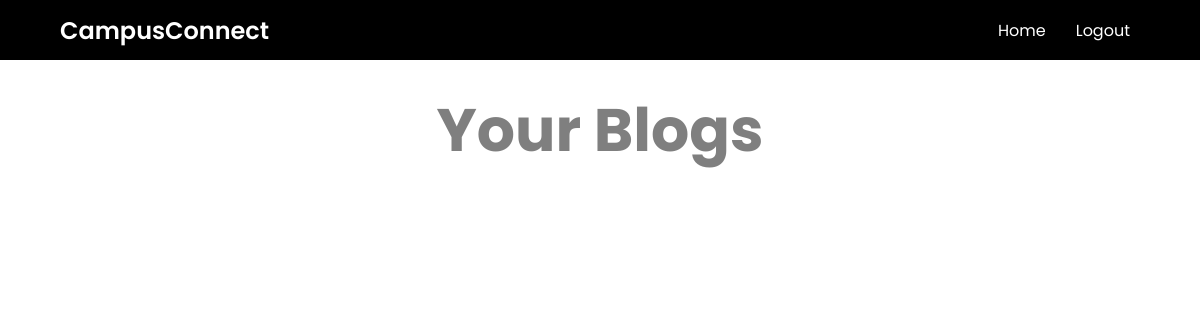
Page /blogs/dashboard/ (signed in) on the earlier database version.
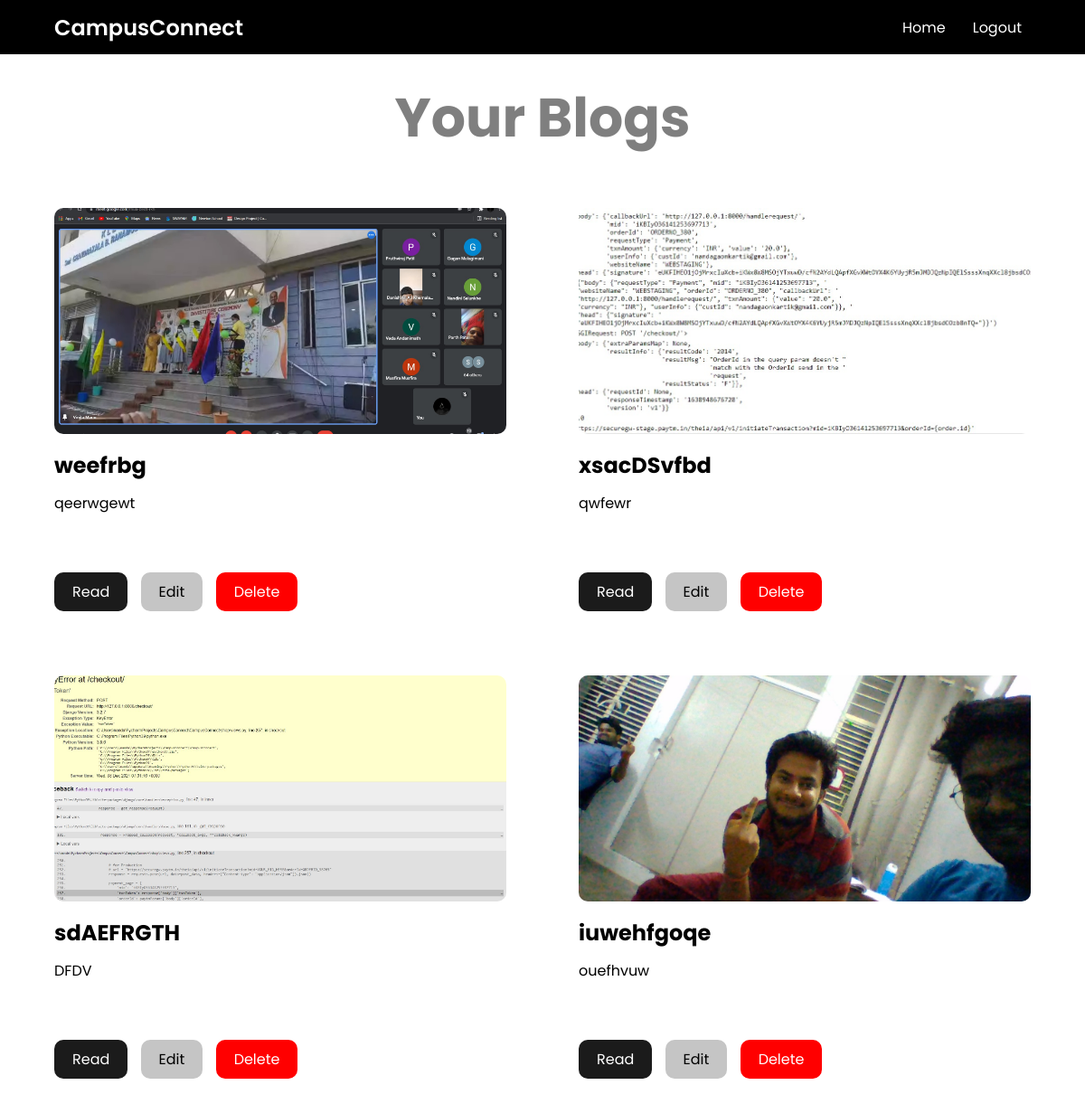
Same page on the later database version.
### Blog/models.py (models this page shows, shortened)
class Blogpost(models.Model):
    post_id = models.AutoField(primary_key=True)
    user = models.ForeignKey(User,on_delete=models.CASCADE)
    content=RichTextUploadingField()
    title = models.CharField(max_length=50)
    pub_date = models.DateField(null=True)
    Banner_image = models.ImageField(upload_to='blog/images', default="")

### Blog/views.py (the view)
# urls.py: path("dashboard/", views.dashboard, name="dashboard"),
def dashboard(request):
    if request.user.is_authenticated:
        post = Blogpost.objects.filter(user=request.user)
        return render(request, 'blog/dashboard.html',{"post":post})
    else:
        return HttpResponse("404-page not found")

### Blog/templates/blog/dashboard.html (shortened to what this page needs)
<!DOCTYPE html>
<html lang="en">
<head>
  {% load static %}
  <link rel="stylesheet" type="text/css" href="{%static 'blog/home.css' %}" />
  <link rel="stylesheet" type="text/css" href="{%static 'blog/dashboard.css' %}" />
</head>
<body>
  <nav class="navbar">
    <a href="/" class="logo">CampusConnect</a>
    <ul class="links-container">
      <li class="link-item"><a href="/blogs" class="link">home</a></li>
      <li class="link-item"><a href="/logout" class="link">logout</a></li>
    </ul>
  </nav>
  <h1 class="heading">your blogs</h1>
  <section class="blogs-section">
    {% for i in post %}
    <div class="blog-card">
      <img src="/media/{{i.Banner_image}}" class="blog-image" alt="">
      <h1 class="blog-title">{{i.title}}</h1>
      <p class="blog-overview">{{i.content|safe| truncatechars:600}}</p>
      <br></br>
      <a href="/blogs/blog/{{i.post_id}}" class="btn dark">read</a>
      <a href="/blogs/editor/{{i.post_id}}" class="btn grey">edit</a>
      <a href="/blogs/delete/{{i.post_id}}" class="btn danger">delete</a>
    </div>
    {% endfor %}
  </section>
</body>
</html>

### Blog/static/blog/home.css (style rules this page uses)
* { margin: 0; padding: 0; box-sizing: border-box; }
body { width: 100%; position: relative; font-family: 'poppins', sans-serif; }
.navbar { width: 100%; height: 60px; position: fixed; top: 0; left: 0; display: flex; justify-content: space-between; align-items: center; padding: 0 5vw; background: #000; z-index: 9; }
.links-container { display: flex; list-style: none; }
.link { padding: 10px; margin-left: 10px; text-decoration: none; text-transform: capitalize; color: #fff; }
.heading { color: #000; text-transform: capitalize; font-size: 80px; line-height: 60px; margin-bottom: 80px; }
.btn { padding: 10px 20px; border-radius: 10px; background: rgba(255, 255, 255, 0.7); color: #000; text-decoration: none; text-transform: capitalize; }
.blogs-section { word-break: break-word; width: 100%; padding: 50px 5vw; display: grid; grid-template-columns: repeat(2, 1fr); grid-gap: 80px; }
.blog-image { width: 100%; height: 250px; object-fit: cover; border-radius: 10px; margin-bottom: 10px; }
.blog-overview { margin: 10px 0 20px; line-height: 30px; }
.btn.dark { background: #1b1b1b; color: #fff; }

### Blog/static/blog/dashboard.css (style rules this page uses)
.heading { color:rgba(0,0,0,0.5); font-size: 60px; text-align: center; position: relative; margin: 100px 0 20px; }
.btn.grey { background: #c5c5c5; color: #000; margin: 0 10px; }
.btn.danger { background: #f00; color: #fff; }

### Blog/templates/blog/dashboard.html (style rules this page uses)
a.logo { color: #fff; text-decoration: none; font-size: 1.5rem; font-weight: 600; }

Differences in the rows shown:
added Blogpost: Banner_image (picture), title "weefrbg", content "qeerwgewt"
added Blogpost: Banner_image (picture), title "xsacDSvfbd", content "qwfewr"
added Blogpost: Banner_image (picture), title "sdAEFRGTH", content "DFDV"
added Blogpost: Banner_image (picture), title "iuwehfgoqe", content "ouefhvuw"
